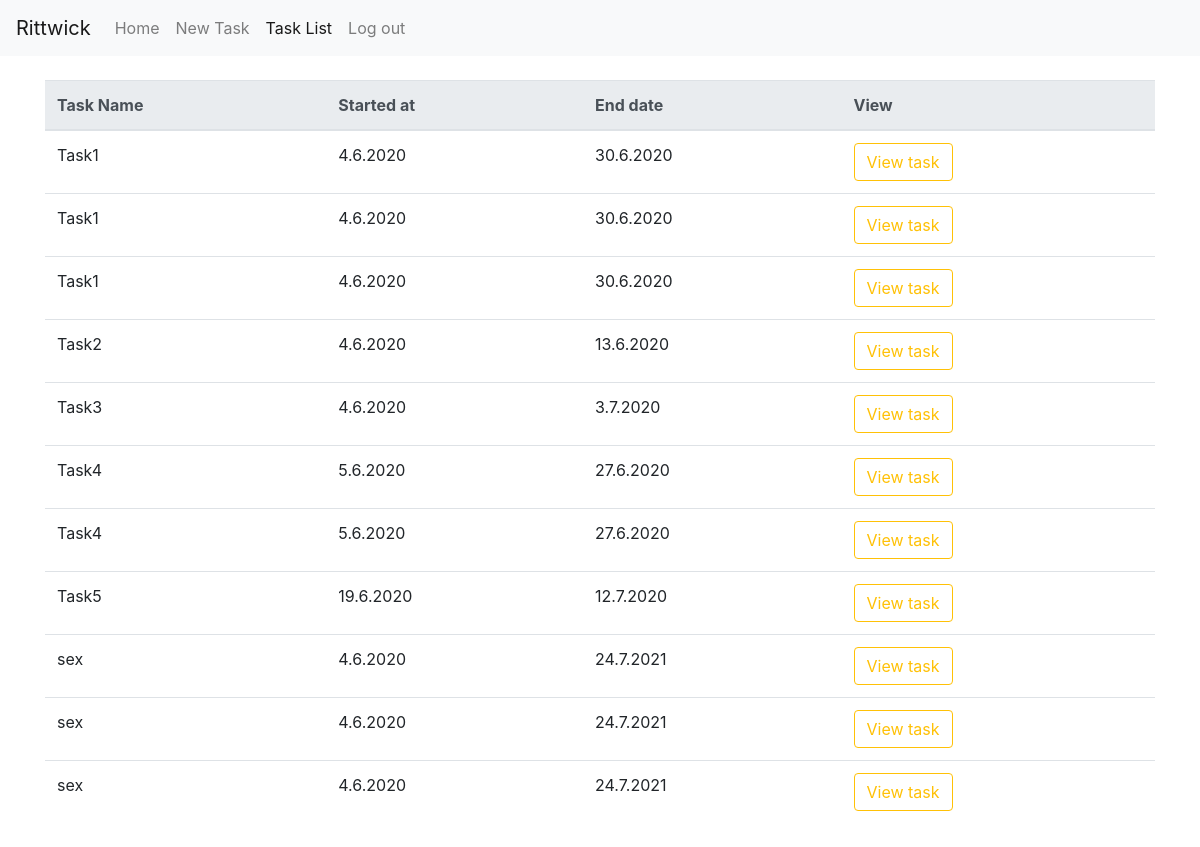
Page /tasklist (signed in) on the committed database.
### myproject/models.py (models this page shows, shortened)
class User(db.Model, UserMixin):
    __tablename__ = 'users'
    id = db.Column(db.Integer, primary_key=True)
    name = db.Column(db.String)
    email = db.Column(db.String, unique=True)
    password_hash = db.Column(db.String)

class Task(db.Model):
    __tablename__ = 'tasks'
    id = db.Column(db.Integer, primary_key=True)
    taskName = db.Column(db.String)
    userId = db.Column(db.Integer)
    startDay = db.Column(db.Integer)
    startMonth = db.Column(db.Integer)
    startYear = db.Column(db.Integer)
    endDay = db.Column(db.Integer)
    endMonth = db.Column(db.Integer)
    endYear = db.Column(db.Integer)
    repetationList = db.Column(db.String)

### app.py (the view)
@app.route('/tasklist')
def tasklist():
    tasks = Task.query.filter_by(userId = session['user_id'])
    return render_template('taskList.html', tasks=tasks)

### myproject/models.py (called while the page is built)
@login_manager.user_loader
def load_user(user_id):
    return User.query.get(user_id)

### myproject/templates/tasklist.html (shortened to what this page needs)
{% extends "base.html" %}
{% block tasklistactive %} active {% endblock %}
{% block body %}
<div class="container my-4">
    <table class="table">
        <thead class="thead-light">
            <tr>
                <th scope="col">Task Name</th>
                <th scope="col">Started at</th>
                <th scope="col">End date</th>
                <th scope="col">View</th>
            </tr>
        </thead>
        <tbody>
            {% for task in tasks %}
            <tr>
                <td>{{task.taskName}}</td>
                <td>{{ task.startDay }}.{{ task.startMonth }}.{{ task.startYear }}</td>
                <td>{{ task.endDay }}.{{ task.endMonth }}.{{ task.endYear }}</td>
                <td><a href="/view/{{task.id}}"><button class="btn btn-outline-warning">View task</button></a></td>
            </tr>
            {% endfor %}
        </tbody>
    </table>
</div>
{% endblock %}

### myproject/templates/base.html (shortened to what this page needs)
<!DOCTYPE html>
<html lang="en">
<head>
    <link rel="stylesheet" href="{{ url_for('static', filename='base.css') }}">
    <link rel="stylesheet" href="{{ url_for('static', filename='bootstrap.css') }}">
</head>
<body>
    <nav class="navbar navbar-expand-lg navbar-light bg-light">
        {% if current_user.is_authenticated %}
        <a class="navbar-brand" href="{{ url_for('index') }}">{{ current_user.name}}</a>
        {% else %}
        <a class="navbar-brand" href="{{ url_for('index') }}">Consistency is the power</a>
        {% endif %}
        <div class="collapse navbar-collapse" id="navbarNavAltMarkup">
            <div class="navbar-nav">
                <a class="nav-item nav-link {% block homeactive %} {% endblock %}" href="{{ url_for('index') }}">Home</a>
                {% if current_user.is_authenticated %}
                <a class="nav-item nav-link {% block newtaskactive %} {% endblock %}" href="{{ url_for('newTask') }}">New Task</a>
                <a class="nav-item nav-link {% block tasklistactive %} {% endblock %}" href="{{ url_for('tasklist') }}">Task List</a>
                <a class="nav-item nav-link" href="{{ url_for('logout') }}">Log out</a>
                {% else %}
                <a class="nav-item nav-link {% block loginactive %} {% endblock %}" href="{{ url_for('login') }}">Log In</a>
                <a class="nav-item nav-link {% block signupactive %} {% endblock %}" href="{{ url_for('signup') }}">Sign Up</a>
                {% endif %}
            </div>
        </div>
    </nav>
    {% block body %} {% endblock %}
</body>
</html>

### myproject/static/base.css (style rules this page uses)
* { margin: 0; padding: 0; }

### rows in the picture
User: name "Rittwick"
Task: taskName "Task1", startDay "4", startMonth "6", startYear "2020", endDay "30", endMonth "6", endYear "2020"
Task: taskName "Task1", startDay "4", startMonth "6", startYear "2020", endDay "30", endMonth "6", endYear "2020"
Task: taskName "Task1", startDay "4", startMonth "6", startYear "2020", endDay "30", endMonth "6", endYear "2020"
Task: taskName "Task2", startDay "4", startMonth "6", startYear "2020", endDay "13", endMonth "6", endYear "2020"
Task: taskName "Task3", startDay "4", startMonth "6", startYear "2020", endDay "3", endMonth "7", endYear "2020"
Task: taskName "Task4", startDay "5", startMonth "6", startYear "2020", endDay "27", endMonth "6", endYear "2020"
Task: taskName "Task4", startDay "5", startMonth "6", startYear "2020", endDay "27", endMonth "6", endYear "2020"
Task: taskName "Task5", startDay "19", startMonth "6", startYear "2020", endDay "12", endMonth "7", endYear "2020"
Task: taskName "sex", startDay "4", startMonth "6", startYear "2020", endDay "24", endMonth "7", endYear "2021"
Task: taskName "sex", startDay "4", startMonth "6", startYear "2020", endDay "24", endMonth "7", endYear "2021"
Task: taskName "sex", startDay "4", startMonth "6", startYear "2020", endDay "24", endMonth "7", endYear "2021"
